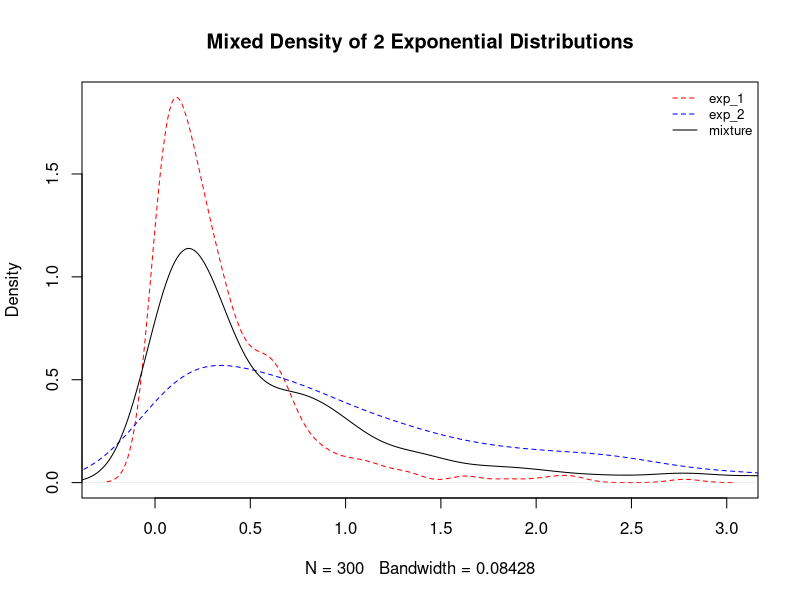
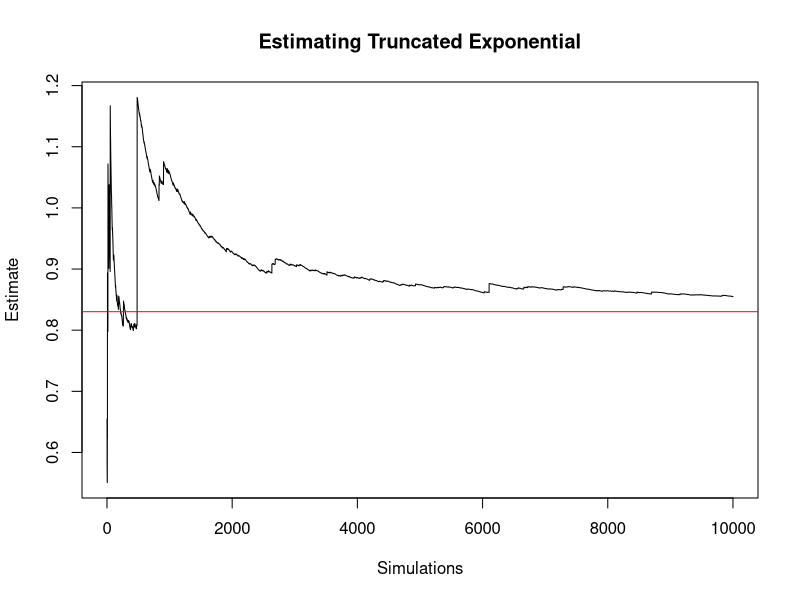

The R script that drew these images, in order:
## ---- chunk 1
knitr::opts_chunk$set(echo = TRUE)
## ---- chunk 2
set.seed(42)
n <- 100
theta <- 0.5
y <- (-1/theta)*log(runif(n))
## ---- chunk 3
set.seed(42)
n <- 300
p_1 <- 0.6
p_2 <- 1- p_1
lambda_1 <- 3
lambda_2 <- 1

# a)
exp_1 <- (-1/lambda_1)*log(runif(n))
exp_2 <- (-1/lambda_2)*log(runif(n))

# b)
components <- sample(1:2,prob=c(p_1,p_2),size=n,replace=TRUE)
lambdas <- c(lambda_1,lambda_2)

mix_exp <- (-1/lambdas[components])*log(runif(n))
## ---- chunk 4
library(ggplot2)
library(ggpubr)

main_theme <- theme(panel.grid.major = element_blank(), panel.grid.minor = element_blank(),
panel.background = element_blank(), axis.line = element_line(colour = "black"), 
plot.title = element_text(size=12))

g1 <- ggplot(data.frame(x=exp_1), aes(x=x))+stat_density(geom = "line")+
  main_theme+
  labs(title=bquote("Exponential Distribution ("~lambda == .(lambda_1)~")"),x=element_blank())
g2 <- ggplot(data.frame(x=exp_2), aes(x=x))+stat_density(geom = "line")+
  main_theme+
  labs(title=bquote("Exponential Distribution ("~lambda == .(lambda_2)~")"),x=element_blank())
g3 <- ggplot(data.frame(x=mix_exp), aes(x=x))+stat_density(geom = "line")+
  main_theme+
  labs(title="Mixture Distribution",x=element_blank())
#ggarrange(ggarrange(g1,g2, ncol=2), g3, nrow=2)
## ---- chunk 5
invisible(plot(density(exp_1), col="red",lty=2, main="Mixed Density of 2 Exponential Distributions")+
lines(density(exp_2), col="blue",lty=2)+
lines(density(mix_exp), col="black"))
legend("topright",legend=c('exp_1','exp_2','mixture'),cex=0.8,bty="n",lty=c(2,2,1),
       col=c("red","blue","black"))
## ---- chunk 6
set.seed(42)

n <- 600
alpha <- 3;
beta <- 3;
K <- 1.875;
draws <- 0; 
tdraws <- 0;

while (length(draws) < n + 1){
  u <- runif(2)
  h <- dbeta(u[1], alpha, beta)/(dunif(u[1]) * K)
  if (u[2] <= h)
      draws <- c(draws, u[1])
  tdraws <- tdraws +1   
}

target <- draws[2:(n+1)]
arate <- n/tdraws
## ---- chunk 7
set.seed(42)

integrand <- function(x) {exp(-x)/(1+x^2)}
scale <- (1/(1-exp(-1)))
true_val <- scale*integrate(integrand, 0, 1)$value

Nsim = 10000
x = rbeta(Nsim, 2, 3)
f<-function(x) (exp(-x)/(1+x^2))
#weight = dexp(1/(1+x^2))/dbeta(x, 2, 3)
weight = f(x)/dbeta(x,2,3)
plot(scale*cumsum(weight)/1:Nsim, type="l", xlab="Simulations", ylab="Estimate", 
     main="Estimating Truncated Exponential")
abline(a=true_val,b=0,col="red")
## ---- chunk 8
set.seed(42)

gibbs_binormal <- function(rho, init, n_sim) {
  y1 <- rep(0,n_sim)
  y2 <- rep(0,n_sim)
  y0 <- init
  y2[1] <- y0;
  for (i in 2:n_sim) {
    y1[i] <- rnorm(1,rho*y2[i-1],sqrt(1-rho^2))
    y2[i] <- rnorm(1,rho*y1[i],sqrt(1-rho^2)) 
  }  
  result <- list(y1, y2)
  last_100 <- tail(y1, 100)
  return(c(mean(last_100),sd(last_100)))
}

all_results <- mapply(gibbs_binormal, rho=c(rep(0.1,8),rep(0.99,8)),
                      init=c(rep(c(rep(-1.5,4),rep(1.5,4)),2)),
                      n_sim=c(rep(c(200,500,5000,10000),4)))

last_100 <- lapply(all_results, tail, n=100)

means <- lapply(last_100, mean)
r_means <- lapply(means, round, digits=4)
sds <- lapply(last_100, sd)
r_sds <- lapply(sds, round, digits=4)

df <- data.frame(Simulations = c(rep(c(200,500,5000,10000),4)),
                 Rho = c(rep(0.1,8),rep(0.99,8)),
                 Y2_Initial_Val = c(rep(c(rep(-1.5,4),rep(1.5,4)),2)))

all_results <- apply(df,1,function(params)gibbs_binormal(params[2],params[3],params[1]))
df$Y2_Mean <- all_results[1,]
df$Y2_SD <- all_results[2,]
## ---- chunk 9
x.start= 0 # initial value
Nsim = 10000;
X=rep(x.start,Nsim) # initialize the chain
 for (i in 2:Nsim){
  Y=X[i-1]+rnorm(1) # generate proposal
  
  # can indirectly calculate density of laplace using exponential
  ratio= min((dexp(abs(Y))/2)/(dexp(abs(X[i-1]))/2),1) 
  
  X[i]=X[i-1] + (Y-X[i-1])*(runif(1)<ratio)
 }
